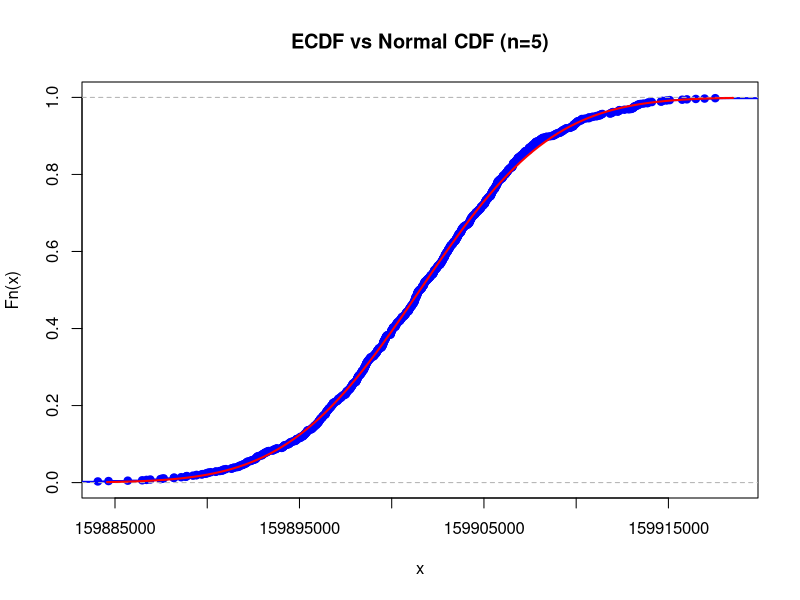

Source code (R): (Note: this script raises an error after producing the figure.)
## ---- chunk 1
# your team id number
                          ###
id <- 50                  ### Change to the correct id!
                          ###
set.seed(id)
p <- id/100
# matrices G and H
G <- matrix(c(1, 1, 1, 0, 0, 0, 0,
		1, 0, 0, 1, 1, 0, 0,
		0, 1, 0, 1, 0, 1, 0,
		1, 1, 0, 1, 0, 0, 1), nrow = 4, byrow = TRUE)
H <- t(matrix(c(1, 0, 1, 0, 1, 0, 1,
		0, 1, 1, 0, 0, 1, 1,
		0, 0, 0, 1, 1, 1, 1), nrow = 3, byrow = TRUE))
# cat("The matrix G is: \n")
#G
#cat("The matrix H is: \n")
#H
#cat("The product GH must be zero: \n")
#(G%*%H) %%2
## ---- chunk 2
# generate N messages

message_generator <- function(N) {
  matrix(sample(c(0,1), 4*N, replace = TRUE), nrow = N)
}
messages <- message_generator(100)
codewords <- (messages %*% G) %% 2
## ---- chunk 3
#  errors <- ...
#  received <-
## ---- chunk 4
M <- 137                      # atomic mass of Cesium-137
m <- id * 1e-6                # mass of each sample in grams
Na <- 6e23                    # Avogadro constant
N <- Na * m / M

T <- 30.1 * 365 * 24 * 3600   # half-life period in seconds
lambda <- log(2) / T

mu <- N * lambda
K <- 1e3
## ---- chunk 5
for(n in c(5, 10, 50)) {
  sample_means <- colMeans(matrix(rpois(n*K, lambda = mu), nrow=n))
  
  mu_i <- mean(sample_means)
  sigma <- sqrt(mu_i/n)      # mu_i = Var(Xi)
  
  # ECDF
  xlims <- c(mu_i-3*sigma,mu_i+3*sigma)
  Fs <- ecdf(sample_means)
  plot(Fs,
       xlim = xlims,
       ylim = c(0,1),
       col = "blue",
       lwd = 2,
       main=paste("ECDF vs Normal CDF (n=", n, ")", sep=""))
  curve(pnorm(x, mean = mu_i, sd = sigma), col = "red", lwd = 2, add = TRUE)
  max_difference <- max(abs(Fs(sample_means) - pnorm(sample_means, mean = mu_i, sd = sqrt(mu_i/n))))
  cat("n =", n, "- Max difference =", max_diff, "\n")
}
## ---- chunk 6
n <- 1
critical <- 8e8
prob_level <- 0.95

repeat {
  lambda_sum <- n * mu
  sums <- rpois(K, lambda = lambda_sum)

  emp_prob <- mean(sums < critical)
  
  cat("n =", n, "-> P(Sum < 8e8) =", emp_prob, "\n")
  
  if (emp_prob < prob_level) break
  n <- n + 1
}
cat("--------------------------------------------------\n")
n <- n -1
cat("The largest possible value of n is:", n, "\n")
## ---- chunk 7
cat("--- Theoretical bounds for n ---\n")

# --- Initial constants ---
# Ensure that 'mu', 'critical', and 'prob_level' 
# were defined in previous code chunks.

prob_failure <- 1 - prob_level # 0.05

cat(paste("μ (mu) =", mu, "\n"))
cat(paste("C (critical) =", critical, "\n"))
cat(paste("P(failure) =", prob_failure, "\n"))

# --- 1. Markov's Inequality ---
# P(S_n >= C) <= E[S_n] / C
# We require that P(S_n >= C) <= 0.05
# (n * mu) / C <= 0.05
# n <= (0.05 * C) / mu

n_markov <- floor((prob_failure * critical) / mu)
cat("Markov Bound: n <=", n_markov, "\n")


# --- Define coefficients for the quadratic equation ---
# Both methods (CLT and Chernoff-Gaussian) reduce to solving
# the quadratic equation a*y^2 + b*y + c <= 0, where y = sqrt(n).
# a = mu
# c = -critical
# 'b' differs for each method.

a_quad <- mu
c_quad <- -critical


# --- 2. Central Limit Theorem (CLT) ---
# (mu)*y^2 + (q_clt*sqrt(mu))*y - C <= 0
# q_clt is the 0.95 quantile for N(0,1)

q_clt <- qnorm(prob_level) # approx 1.645
b_clt <- q_clt * sqrt(mu)

# Find the roots
roots_clt <- c(
  (-b_clt + sqrt(b_clt^2 - 4*a_quad*c_quad)) / (2*a_quad),
  (-b_clt - sqrt(b_clt^2 - 4*a_quad*c_quad)) / (2*a_quad)
)

# We need the positive root y
y_max_clt <- max(roots_clt)
n_clt <- floor(y_max_clt^2)
cat("CLT Bound: n <=", n_clt, "\n")


# --- 3. Chernoff Bound (for Gaussian tail) ---
# P(Z >= k) <= exp(-k^2 / 2)
# We seek k such that exp(-k^2 / 2) <= 0.05
# k >= sqrt(-2 * log(0.05))

q_chernoff <- sqrt(-2 * log(prob_failure)) # approx 2.448

# Use the same quadratic equation, but with q_chernoff
b_chernoff <- q_chernoff * sqrt(mu)

roots_chernoff <- c(
  (-b_chernoff + sqrt(b_chernoff^2 - 4*a_quad*c_quad)) / (2*a_quad),
  (-b_chernoff - sqrt(b_chernoff^2 - 4*a_quad*c_quad)) / (2*a_quad)
)

y_max_chernoff <- max(roots_chernoff)
n_chernoff <- floor(y_max_chernoff^2)
cat("Chernoff-Gaussian Bound: n <=", n_chernoff, "\n")
## ---- chunk 8
nu1 <- 1  # change this!
K <- 1e3
n <- 5
sample_means <- colMeans(matrix(rexp(n*K, rate = nu1), nrow=n))
## ---- chunk 9
mu <- 0       # change this!
sigma <- 1    # change this!
## ---- chunk 10
xlims <- c(mu-3*sigma,mu+3*sigma)
Fs <- ecdf(sample_means)
plot(Fs,
     xlim = xlims,
     col = "blue",
     lwd = 2,
     main = "Comparison of ecdf and cdf")
curve(pnorm(x, mean = mu, sd = sigma), col = "red", lwd = 2, add = TRUE)
## ---- chunk 11
        mu <- 0 #change this!
        sigma <- 1 #change this
        N <- 100

        # YOUR CODE HERE
## ---- chunk 12
        # YOUR CODE HERE
## ---- chunk 13
    # Theoretical
    # E(X) = np = 1.5
    # Var(X) = np(1 - p) = 0.75

    # Simulation
    n_sim <- 100
    n_trials <- 3
    p_success <- 0.5

    x <- rbinom(n_sim, n_trials, p_success)

    x_bar <- mean(x)
    s2_x <- var(x)

    # Comment on results
    # The sample mean and sample variance (from the simulation) are
    # close to the theoretical values. They will not be identical due
    # to sample randomness, with small number of simulations (n = 100)

    cat("--- Results for X ---\n")
    cat("Theoretical E[X]:", 1.5, "\n")
    cat("Sample Mean (x_bar):", x_bar, "\n\n")

    cat("Theoretical Var(X):", 0.75, "\n")
    cat("Sample Variance (s2_x):", s2_x, "\n")
## ---- chunk 14
    # Theoretical
    # E(X) = 0.5 * np - 1 = -0.25
    # Var(X) = 0.5 ^ 2 * np(1 - p) = 0.1875

    # Simulation
    y <- 0.5 * x - 1

    y_bar <- mean(y)
    s2_y <- var(y)

    # Comment on results
    # Negative expected value E[Y]=−0.25 means the game is unfavorable for the friend.
    # On average, the friend will lose £0.25 each time they play this game

    cat("\n--- Results for Y ---\n")
    cat("Theoretical E[Y]:", -0.25, "\n")
    cat("Sample Mean (y_bar):", y_bar, "\n\n")

    cat("Theoretical Var(Y):", 0.1875, "\n")
    cat("Sample Variance (s2_y):", s2_y, "\n")
